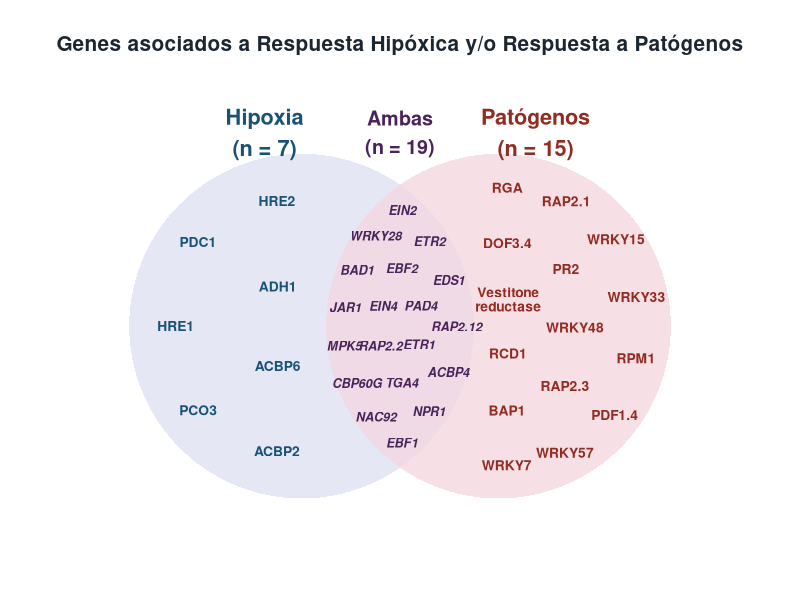
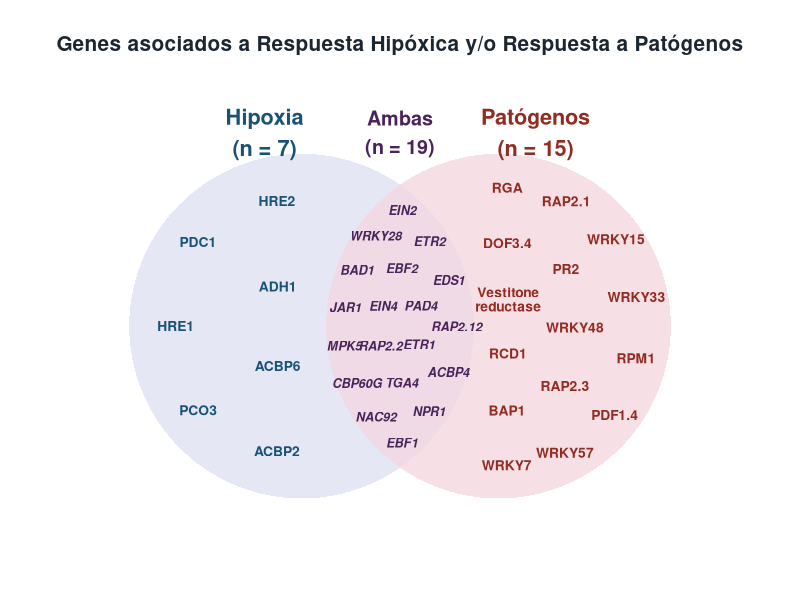
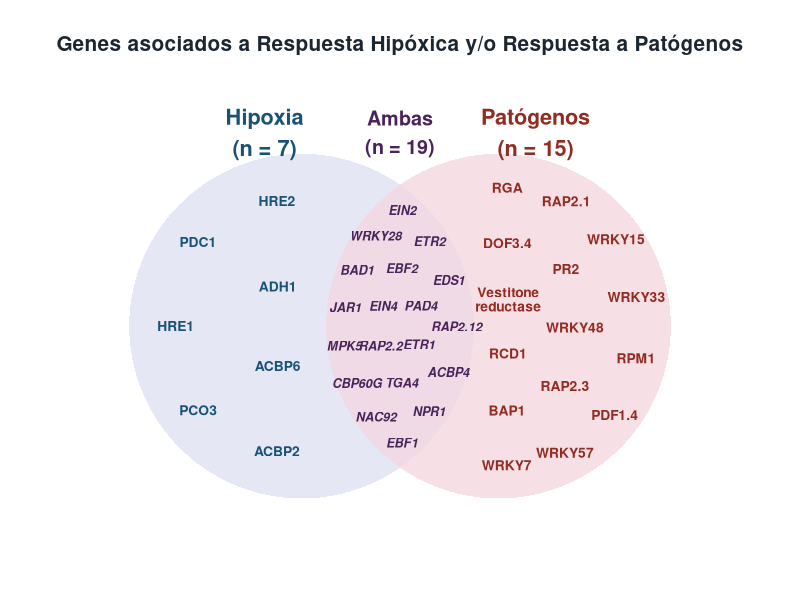

Write R code to recreate these figures, in order.
# =============================================================================
# Diagrama de Venn — Hipoxia vs Patógenos
# Posicionamiento geométrico estricto en cada zona
# =============================================================================

library(ggplot2)
library(ggforce)

# =============================================================================
# DATOS
# =============================================================================

hipoxia   <- c("PCO3", "ACBP6", "ADH1", "ACBP2", "PDC1", "HRE1", "HRE2")

patogenos <- c("RCD1", "WRKY33", "RAP2.3", "PR2", "RGA", "DOF3.4", "BAP1",
               "WRKY48", "WRKY7", "RPM1", "WRKY15", "PDF1.4", "WRKY57",
               "RAP2.1", "Vestitone\nreductase")

ambas     <- c("NPR1", "EDS1", "PAD4", "ACBP4", "MPK5", "TGA4", "JAR1",
               "ETR2", "ETR1", "EIN2", "EBF2", "EBF1", "EIN4", "WRKY28",
               "CBP60G", "RAP2.12", "RAP2.2", "BAD1", "NAC92")

col_hip  <- "#D6EAF8"
col_pat  <- "#FADBD8"
col_both <- "#EAD5E8"

# =============================================================================
# CENTROS Y RADIO
# cx_L = centro círculo hipoxia, cx_R = centro círculo patógenos
# Los círculos se solapan: distancia entre centros = 2 * cx_R
# La intersección vertical ocurre en x = 0
# =============================================================================

r    <- 2.8    # radio
cx_L <- -1.6   # centro izquierdo
cx_R <-  1.6   # centro derecho
# La intersección ocurre entre x_int_left y x_int_right:
# x donde círculo L intersecta eje Y: x_int = (r² - cx_R² + cx_L²)/(2*(cx_L-cx_R))
# Pero más simple: zona exclusiva L = x < 0, zona exclusiva R = x > 0
# La frontera vertical de cada zona la calculamos:
# Círculo L: (x - cx_L)² + y² = r²  → en y=0: x = cx_L ± r
# Intersección empieza donde los dos círculos se cruzan
# x_cross = (cx_L + cx_R)/2 = 0  (por simetría cuando cx_L = -cx_R)
# → zona exclusiva L: x < x_cross = 0 Y dentro del círculo L
# → zona exclusiva R: x > x_cross = 0 Y dentro del círculo R

# Función: genera una cuadrícula de puntos DENTRO de una zona
# zona "L_only": dentro círculo L Y fuera círculo R
# zona "R_only": dentro círculo R Y fuera círculo L
# zona "both":   dentro ambos círculos

in_circle <- function(x, y, cx, cy, r) {
  (x - cx)^2 + (y - cy)^2 <= r^2
}

# Genera candidatos y filtra los que caen en la zona correcta
sample_zone <- function(n, zone, cx_L, cx_R, r,
                        x_range, y_range, seed = 42) {
  set.seed(seed)
  pts <- data.frame(x = numeric(0), y = numeric(0))
  # Generar muchos candidatos en cuadrícula densa
  xs <- seq(x_range[1], x_range[2], length.out = 200)
  ys <- seq(y_range[1], y_range[2], length.out = 200)
  grid <- expand.grid(x = xs, y = ys)
  inL  <- in_circle(grid$x, grid$y, cx_L, 0, r)
  inR  <- in_circle(grid$x, grid$y, cx_R, 0, r)
  if (zone == "L_only") valid <- grid[inL & !inR, ]
  if (zone == "R_only") valid <- grid[inR & !inL, ]
  if (zone == "both")   valid <- grid[inL &  inR, ]
  # Seleccionar n puntos distribuidos (dividir en subregiones)
  if (nrow(valid) < n) stop("Zona muy pequeña")
  # Distribuir equidistantes mediante k-means
  set.seed(seed)
  km <- kmeans(valid, centers = n, nstart = 20, iter.max = 100)
  centers <- as.data.frame(km$centers)
  names(centers) <- c("x","y")
  return(centers)
}

# --- Zona exclusiva Hipoxia (izquierda, fuera del círculo R) ---
df_hip_pts <- sample_zone(length(hipoxia), "L_only",
                          cx_L, cx_R, r,
                          x_range = c(cx_L - r, cx_R - r - 0.05),
                          y_range = c(-r * 0.95, r * 0.95))
df_hip <- data.frame(label = hipoxia,
                     x     = df_hip_pts$x,
                     y     = df_hip_pts$y)

# --- Zona exclusiva Patógenos (derecha, fuera del círculo L) ---
df_pat_pts <- sample_zone(length(patogenos), "R_only",
                          cx_L, cx_R, r,
                          x_range = c(cx_L + r + 0.05, cx_R + r),
                          y_range = c(-r * 0.95, r * 0.95))
df_pat <- data.frame(label = patogenos,
                     x     = df_pat_pts$x,
                     y     = df_pat_pts$y)

# --- Zona de intersección ---
df_both_pts <- sample_zone(length(ambas), "both",
                           cx_L, cx_R, r,
                           x_range = c(-1.5, 1.5),
                           y_range = c(-r * 0.92, r * 0.92))
df_both <- data.frame(label = ambas,
                      x     = df_both_pts$x,
                      y     = df_both_pts$y)

# =============================================================================
# PLOT
# =============================================================================

p <- ggplot() +
  
  geom_circle(aes(x0 = cx_L, y0 = 0, r = r),
              fill = col_hip, color = NA, alpha = 0.7) +
  geom_circle(aes(x0 = cx_R, y0 = 0, r = r),
              fill = col_pat, color = NA, alpha = 0.7) +
  # Zona de intersección más saturada (mezcla visual)
  geom_circle(aes(x0 = cx_L, y0 = 0, r = r),
              fill = col_both, color = NA, alpha = 0.3) +
  geom_circle(aes(x0 = cx_R, y0 = 0, r = r),
              fill = col_both, color = NA, alpha = 0.3) +
  
  # Genes hipoxia
  geom_text(data = df_hip,
            aes(x = x, y = y, label = label),
            size = 3.5, fontface = "bold",
            color = "#1A5276", hjust = 0.5, lineheight = 0.85) +
  
  # Genes patógenos
  geom_text(data = df_pat,
            aes(x = x, y = y, label = label),
            size = 3.5, fontface = "bold",
            color = "#922B21", hjust = 0.5, lineheight = 0.85) +
  
  # Genes compartidos
  geom_text(data = df_both,
            aes(x = x, y = y, label = label),
            size = 3.2, fontface = "bold.italic",
            color = "#4A235A", hjust = 0.5, lineheight = 0.85) +
  
  # Títulos de zonas
  annotate("text", x = cx_L - 0.6, y = r + 0.35,
           label = paste0("Hipoxia\n(n = ", length(hipoxia), ")"),
           size = 5.5, fontface = "bold", color = "#1A5276", hjust = 0.5) +
  
  annotate("text", x = cx_R + 0.6, y = r + 0.35,
           label = paste0("Patógenos\n(n = ", length(patogenos), ")"),
           size = 5.5, fontface = "bold", color = "#922B21", hjust = 0.5) +
  
  annotate("text", x = 0, y = r + 0.35,
           label = paste0("Ambas\n(n = ", length(ambas), ")"),
           size = 5, fontface = "bold", color = "#4A235A", hjust = 0.5) +
  
  labs(title = "Genes asociados a Respuesta Hipóxica y/o Respuesta a Patógenos") +
  
  coord_fixed(xlim = c(-5.5, 5.5), ylim = c(-3.5, 3.8)) +
  theme_void(base_size = 13) +
  theme(
    plot.title      = element_text(face = "bold", size = 15, hjust = 0.5,
                                   color = "#1B2631",
                                   margin = margin(b = 10)),
    plot.background = element_rect(fill = "white", color = NA),
    plot.margin     = margin(20, 20, 20, 20)
  )

print(p)

ggsave("Venn_Hipoxia_Patogenos.pdf", plot = p,
       width = 16, height = 9, device = cairo_pdf)

ggsave("Venn_Hipoxia_Patogenos.png", plot = p,
       width = 16, height = 9, dpi = 300)

message("Listo: Venn_Hipoxia_Patogenos.pdf / .png")
